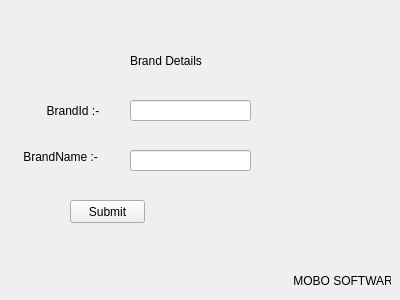
<?xml version="1.0" encoding="UTF-8"?>
<ui version="4.0">
 <class>Brand</class>
 <widget class="QFrame" name="Brand">
  <property name="geometry">
   <rect>
    <x>0</x>
    <y>0</y>
    <width>400</width>
    <height>300</height>
   </rect>
  </property>
  <property name="windowTitle">
   <string>Frame</string>
  </property>
  <property name="styleSheet">
   <string notr="true">QWidget#Brand{background-color: rgb(137, 101, 255);}
font: 12pt &quot;Kristen ITC&quot;;
</string>
  </property>
  <widget class="QLabel" name="label">
   <property name="geometry">
    <rect>
     <x>130</x>
     <y>40</y>
     <width>161</width>
     <height>41</height>
    </rect>
   </property>
   <property name="styleSheet">
    <string notr="true">font:16pt &quot;Algerian&quot;;</string>
   </property>
   <property name="text">
    <string>Brand Details</string>
   </property>
  </widget>
  <widget class="QLabel" name="label_2">
   <property name="geometry">
    <rect>
     <x>40</x>
     <y>100</y>
     <width>91</width>
     <height>21</height>
    </rect>
   </property>
   <property name="styleSheet">
    <string notr="true">font: 10pt &quot;MS Shell Dlg 2&quot;;</string>
   </property>
   <property name="text">
    <string>  BrandId :-</string>
   </property>
  </widget>
  <widget class="QLineEdit" name="txtid">
   <property name="geometry">
    <rect>
     <x>130</x>
     <y>100</y>
     <width>121</width>
     <height>21</height>
    </rect>
   </property>
  </widget>
  <widget class="QLabel" name="label_3">
   <property name="geometry">
    <rect>
     <x>10</x>
     <y>146</y>
     <width>101</width>
     <height>21</height>
    </rect>
   </property>
   <property name="styleSheet">
    <string notr="true">font: 10pt &quot;MS Shell Dlg 2&quot;;</string>
   </property>
   <property name="text">
    <string>    BrandName :-</string>
   </property>
  </widget>
  <widget class="QLineEdit" name="txtname">
   <property name="geometry">
    <rect>
     <x>130</x>
     <y>150</y>
     <width>121</width>
     <height>21</height>
    </rect>
   </property>
  </widget>
  <widget class="QPushButton" name="btnsubmit">
   <property name="geometry">
    <rect>
     <x>70</x>
     <y>200</y>
     <width>75</width>
     <height>23</height>
    </rect>
   </property>
   <property name="styleSheet">
    <string notr="true">font: 10pt &quot;MS Shell Dlg 2&quot;;</string>
   </property>
   <property name="text">
    <string>Submit</string>
   </property>
  </widget>
  <widget class="QLabel" name="label_4">
   <property name="geometry">
    <rect>
     <x>290</x>
     <y>270</y>
     <width>101</width>
     <height>21</height>
    </rect>
   </property>
   <property name="styleSheet">
    <string notr="true">font: 75 8pt &quot;MS Shell Dlg 2&quot;;</string>
   </property>
   <property name="text">
    <string> MOBO SOFTWARE</string>
   </property>
  </widget>
 </widget>
 <resources/>
 <connections/>
</ui>
